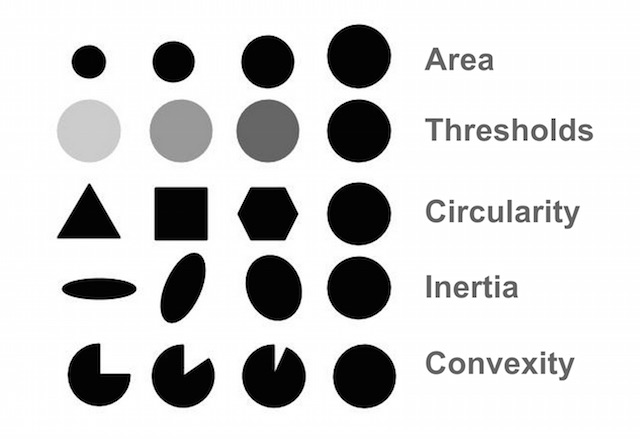
#> input picture Code/find_blobs/BlobTest.jpg, 640 x 439 px
$ python simple_otsu_threshold.py ../find_blobs   (older library calls are emulated)
#> lines starting #> are read from the running program, lines starting #| are printed output that depends on the picture; after the words box and inside, x2 and y2 are one past the last pixel; in counts of white or black regions, pixels touching at a corner belong together

"""
 python code simple_threshold.py
# LR Mayer, thresholding from OpenCV book (pdf)
# 05/25/2017
#
# Compute threshold value by Otsu's method and Riddler-Calvard method.
# USAGE

# python simple_threshold.py I:\ISS051/ --log=debug --list="E:\ISS051\day_earthlimb.txt" --out="E:\ISS051\DayLimb/"
# python simple_threshold.py I:\ISS051/ --log=debug --list="E:\ISS051\TrainLimb/DayLimb/dayLimb.txt" --out="E:\ISS051\TrainLimb/DayLimb/Binary/"
# python simple_threshold.py I:\ISS051/ --log=debug --list="E:\ISS051\TrainLimb/NoDayLimb/nodayLimb.txt" --out="E:\ISS051\TrainLimb/NoDayLimb/Binary/"
# python simple_threshold.py I:\ISS051/ --log=debug --list="E:\ISS051\TrainLimb/obscuredDayLimb/obscuredlimb.txt" --out="E:\ISS051\TrainLimb/NoDayLimb/Binary/"
"""

from __future__ import print_function
import numpy as np
import argparse
import mahotas  # for doing the otsu threshold computation
import cv2

import os
import sys
import logging
from imutils import paths
from imutils import resize

from filelist import get_filename

# ------------------------------------------
# Do we want to save the images to a file?
# ------------------------------------------
writeImage = True


# -----------------------------------------------------
# Construct the argument parse and parse the arguments
# -----------------------------------------------------
ap = argparse.ArgumentParser()
ap = argparse.ArgumentParser(description="Do simple thresholding on an image")
ap.add_argument("dataset", help="Path to images")  # this is required

# Add logging file argument
ap.add_argument("-l", "--log", help="Logging Value", default="info")

# Add list file argument
ap.add_argument("-li", "--list", help="List of images to read")

# Add out argument
ap.add_argument("-ou", "--out", help="Output File Directory")

# parse the arguments
args = ap.parse_args()

# ------------------------------------------------------------------
# Set up logging file
# -------------------------------------------------------------
# assuming loglevel is bound to the string value obtained from the
# command line argument. Convert to upper case to allow the user to
# specify --log=DEBUG or --log=debug
numeric_level = getattr(logging, args.log.upper(), None)
if not isinstance(numeric_level, int):
    raise ValueError('Invalid log level: %s' % loglevel)
# __file__ is the name of the script running
logging.basicConfig(level=numeric_level, filename= os.path.basename(__file__) + '.log', filemode='w')

# ----------------------------------
# Write run parameters to log file
# ----------------------------------
logging.info("input path is %s", args.dataset)
logging.info("log level : %s", args.log)

if (args.list) :

    if os.path.isfile(args.list):
        with open(args.list) as f:

            fileList = []  # initialize fileList
            for line in f:
                fileList.append(line.strip())  # strip off newline, spaces, and append

        logging.debug("fileList = %s",fileList)
        imagePaths = [args.dataset + '/' + i for i in fileList]

    else :
        sys.exit("list file does not exist")

else :

    # -----------------------------------------------------
    # Grab the image paths from the dataset directory
    # -----------------------------------------------------
    imagePaths = list(paths.list_images(args.dataset))
    imagePaths = sorted(imagePaths)  # sort the images


logging.info("imagePath is %s", imagePaths)


# --------------------------------------
# Loop over the input dataset of images
# --------------------------------------
for imagePath in imagePaths:

    if args.list :
        if not os.path.isfile(imagePath) :
               sys.exit("imagePath " + imagePath + "  does not exist")


    # -------------------------------------------
    # Read the image & convert it to gray scale
    # -------------------------------------------
    image = cv2.imread(imagePath)
#> image is the input picture: shape (439, 640, 3); min 0, max 255, mean 210.3


    # -------------------------------------------------------------------------
    # Resize the image
    # def resize(image, width = None, height = None, inter = cv2.INTER_AREA)
    # -------------------------------------------------------------------------
    resized = resize(image, width=300)
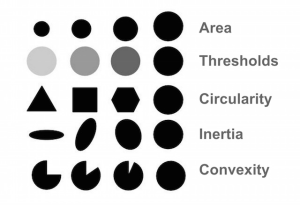
#> resized: shape (205, 300, 3); min 2, max 255, mean 210.3
    cv2.imshow("Resize", resized)

    # ------------------------------------------------------
    # Smooth the image
    # nn = the neighborhood size
    # For finding the limb, want the image to be very smooth
    # -------------------------------------------------------
    nn = 11  # Get less edges w/ higher n

    # -----------------------------------------------
    # Bilateral filtering preserves the edges
    # 2nd parameter is the window size for smoothing
    # -----------------------------------------------
    #filtered = cv2.bilateralFilter(image, nn, 75, 75)
    filtered = cv2.bilateralFilter(resized, nn, 15, 15)

    cv2.imshow("bilateral filter", filtered)

    image = cv2.cvtColor(filtered, cv2.COLOR_BGR2HSV)
#> image: shape (205, 300, 3); mean H, S, V 0, 0, 210.2


    # [15 lines of commented-out code are left out]
    ret, thresh = cv2.threshold(image[:, :, 2], 10, 255, cv2.THRESH_BINARY_INV)
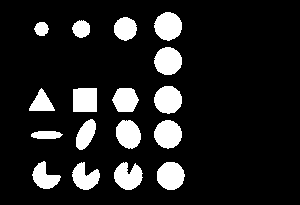
#> thresh: shape (205, 300); 13% white; 17 white regions, largest, box (x1, y1, x2, y2) and area: (154, 120, 182, 149) 619, (157, 162, 185, 190) 616, (154, 12, 182, 41) 615
    #print("shape of thresh: {}".format(thresh.shape))


    cv2.imshow("Threshold 10", thresh)


    # OTSU threshold ++++++++++++++++++++++++++++++++++++++++++++++++++++++
    # compute threshold using mahota's python package otsu method
#> (the run stopped early here; a loop or call above may not have finished)
